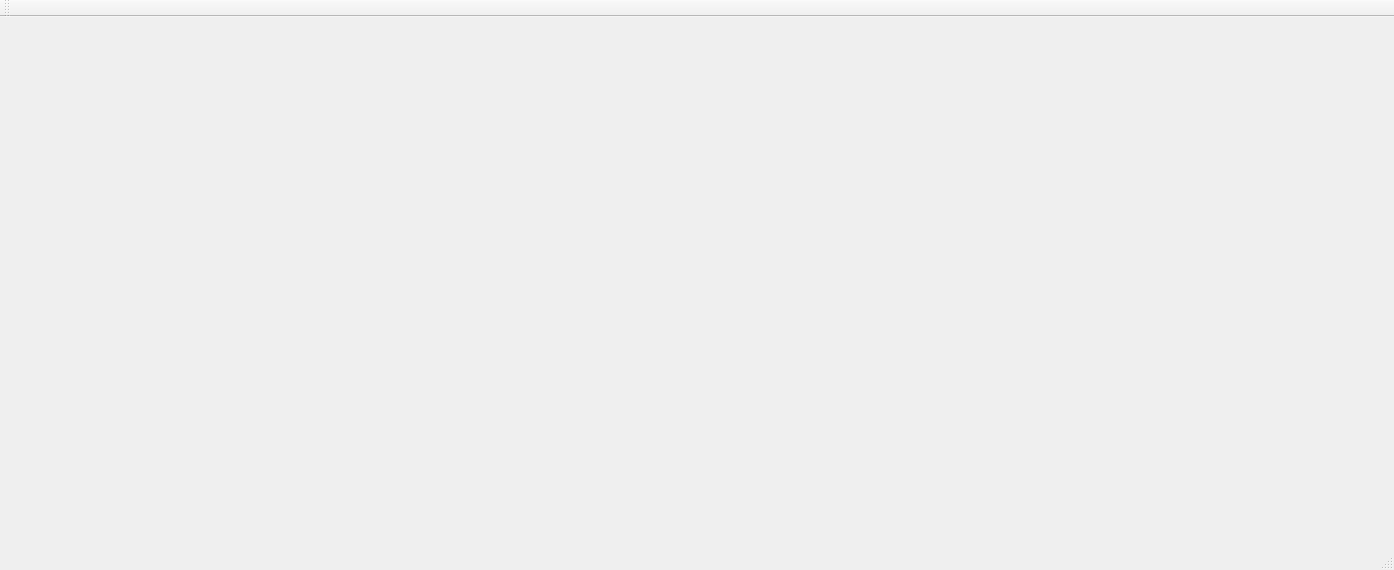
<?xml version="1.0" encoding="UTF-8"?>
<ui version="4.0">
 <class>PaintClass</class>
 <widget class="QMainWindow" name="PaintClass">
  <property name="geometry">
   <rect>
    <x>0</x>
    <y>0</y>
    <width>1394</width>
    <height>570</height>
   </rect>
  </property>
  <property name="windowTitle">
   <string>Paint</string>
  </property>
  <widget class="QWidget" name="centralWidget"/>
  <widget class="QToolBar" name="mainToolBar">
   <attribute name="toolBarArea">
    <enum>TopToolBarArea</enum>
   </attribute>
   <attribute name="toolBarBreak">
    <bool>false</bool>
   </attribute>
  </widget>
  <widget class="QStatusBar" name="statusBar"/>
  <action name="actionOpen">
   <property name="text">
    <string>Create</string>
   </property>
  </action>
  <action name="actionOpen_2">
   <property name="text">
    <string>Open</string>
   </property>
  </action>
  <action name="actionSave">
   <property name="text">
    <string>Save</string>
   </property>
  </action>
 </widget>
 <layoutdefault spacing="6" margin="11"/>
 <resources>
  <include location="Paint.qrc"/>
 </resources>
 <connections/>
</ui>
